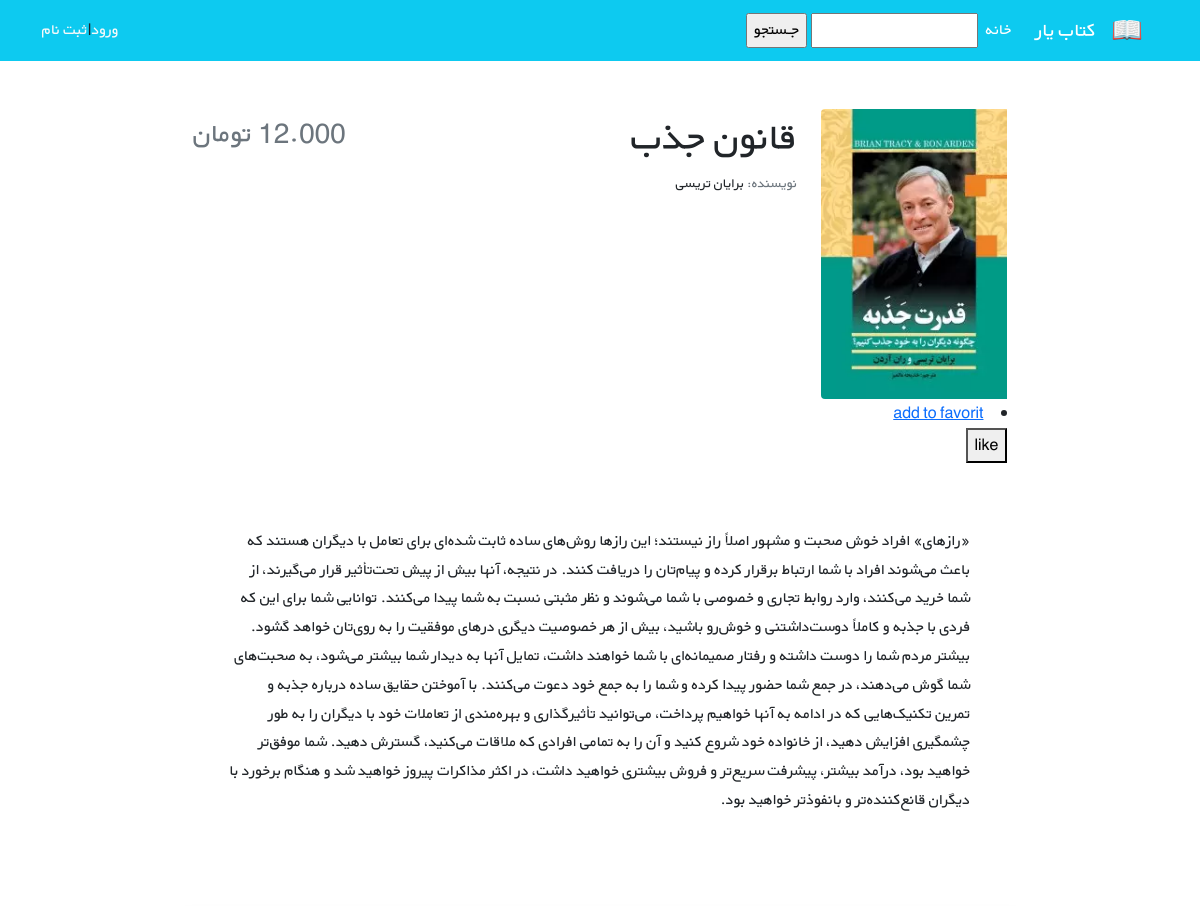
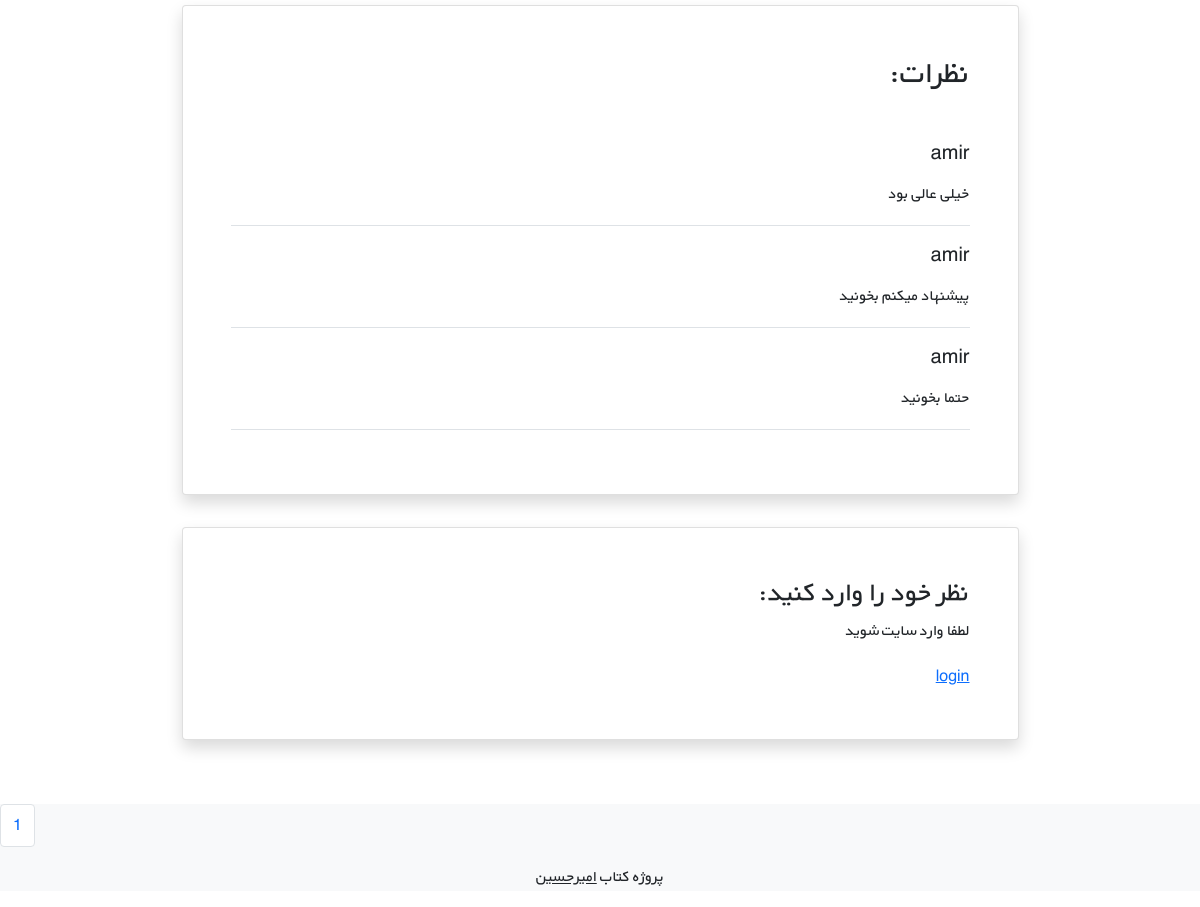
Page /1/detail/ on the committed database (2 pictures, top to bottom).
### pages/models.py (models this page shows, shortened)
class Book(models.Model):
    user = models.ForeignKey(get_user_model(), on_delete=models.CASCADE)
    title = models.CharField(max_length=100)
    author = models.CharField(max_length=100)
    text = models.TextField()
    price = models.DecimalField(max_digits=6, decimal_places=3)
    cover = models.ImageField(upload_to='covers/')
    favorite = models.ManyToManyField(get_user_model(), related_name='favorite', blank=True)
    likes = models.ManyToManyField(get_user_model(), related_name='likes', blank=True)

class Comment(models.Model):
    user = models.ForeignKey(get_user_model(), on_delete=models.CASCADE)
    book = models.ForeignKey(Book, on_delete=models.CASCADE, related_name='comments')
    text = models.TextField()
    datetime = models.DateTimeField(auto_now_add=True)

### accounts/models.py (models this page shows)
class CustomUser(AbstractUser):
    phone_number = models.CharField(max_length=11)

### pages/views.py (the view)
# urls.py: path('<int:pk>/detail/', detail_page, name='detail_page'),
def detail_page(request, pk):
    book = get_object_or_404(Book, pk=pk)
    is_favorite = False
    is_like = False
    if book.favorite.filter(id=request.user.id).exists():
        is_favorite = True
        is_like = True
    comment_book = book.comments.all()
    if request.method == 'POST':
        comment_form = CommentForm(request.POST)
        if comment_form.is_valid():
            new_comment = comment_form.save(commit=False)
            new_comment.book = book
            new_comment.user = request.user
            new_comment.save()
            comment_form = CommentForm()
    else:
        comment_form = CommentForm()
    return render(request, 'pages/detail_page.html',
                  context={'book': book, 'comment_form': comment_form, 'comments': comment_book,
                           'is_favorite': is_favorite, 'is_like': is_like})

### pages/forms.py
class CommentForm(forms.ModelForm):
    class Meta:
        model = Comment
        fields = ('text',)

### pages/templates/pages/detail_page.html (shortened to what this page needs)
{% extends '_base.html' %}
{% load crispy_forms_tags %}
{% load static %}
{% block content %}
    <div class="container mt-5" dir="rtl">
        <div class="">
            <div class="">
                <div class="d-flex justify-content-center">
                    <div class="row w-sm-75 w-100">
                        <div class="col-xs-12 col-md-3 d-flex justify-content-center">
                            <div>
                                <img src="{{ book.cover.url }}"
                                     class="img-fluid rounded-start" alt="...">
                            </div>
                        </div>
                        <div class="col-xs-12 col-md-6 text-center text-md-end mt-md-1 mt-4">
                            <h1>{{ book.title }}</h1>
                            <h5 class="small my-1"><span class="text-muted">نویسنده: </span>{{ book.author }}</h5>
                        </div>
                        <div class="col-xs-12 col-md-3 d-flex flex-column">
                            <h3 class="align-self-center pt-2 text-muted align-self-md-end">
                                {{ book.price }} تومان
                            </h3>
                        </div>
                        {% if is_favorite %}
                            <li id="sell"><a href="{% url 'favorite_book' book.id %}"> remove favorit <i
                                    class="fas fa-heart"></i></a></li>
                        {% else %}
                            <li id="sell"><a href="{% url 'favorite_book' book.id %}"> add to favorit </a></li>
                        {% endif %}
                        <form action="" method="POST">
                            <button type="submit" , name="book_id" , value="{{ book.id }} ">like</button>
                        </form>
                    </div>
                </div>
                <div class="d-flex justify-content-center">
                    <div class="my-3 p-5 w-sm-75 w-100">
                        {{ book.text|linebreaks }}
                    </div>
                </div>
                <div class="d-flex justify-content-center">
                    <div class="card shadow my-3 p-5 w-sm-75 w-100">
                        <h2 class="mb-5">نظرات:</h2>
                        {% for comment in comments %}
                            <div class="border-bottom mb-3">
                                <h5 class="mb-3">{{ book.user.username }}</h5>
                                <p>{{ comment.text }}</p>
                            </div>
                        {% endfor %}
                    </div>
                </div>
                <div class="d-flex justify-content-center">
                    <div class="card shadow my-3 p-5 w-sm-75 w-100">
                        <h3>نظر خود را وارد کنید:</h3>
                        {% if user.is_authenticated %}
                            <form method="POST">
                                {% csrf_token %}
                                {{ comment_form|crispy }}
                                <button type="submit" class="btn btn-primary">ارسال</button>
                            </form>
                        {% else %}
                            <P>لطفا وارد سایت شوید</P>
                            <a href="{% url 'login' %}">login</a>
                        {% endif %}
                    </div>
                </div>
            </div>
        </div>
    </div>
{% endblock %}

### templates/_base.html (shortened to what this page needs)
{% load static %}
<!doctype html>
<html lang="en">
<head>
    <link href="https://cdn.jsdelivr.net/npm/bootstrap@5.1.3/dist/css/bootstrap.min.css" rel="stylesheet"
>
    <link rel="stylesheet" href="{% static 'css/style.css' %}">
</head>
<body>
<nav class="navbar navbar-expand-lg navbar-dark bg-info" dir="rtl">
    <div class="container">
        <a class="navbar-brand" href="#">
            <img src="{% static 'icons/book.png' %}" alt="" height="30"
                 class="d-inline-block align-text-top">
        </a>
        <a class="navbar-brand mx-3" href="#">کتاب یار</a>
        <div class="collapse navbar-collapse" id="navbarNavAltMarkup">
            <div class="navbar-nav">
                <a class="nav-link active" aria-current="page" href="{% url 'home' %}">خانه</a>
            </div>
            <form action="{% url 'search' %}" method="POST" class="search-form">
                <input type="text" class="se-form search-input" name="searched" >
                <input type="submit" class="se-form search-submit" value="جـستجو">
            </form>
            </div>
        {% if user.is_authenticated %}
        <div class="mx-2 text-white">خوش آمدی {{ user.username }} | <a class="link-light text-decoration-none" href="{% url 'logout' %}">خروج</a>
        {% else %}
            <a class="link-light text-decoration-none" href="{% url 'login' %}">ورود</a> | <a class="link-light text-decoration-none" href="{% url 'signup' %}">ثبت نام</a>
        {% endif %}
        </div>
</nav>
{% block content %}
{% endblock %}
<footer class="bg-light text-center text-lg-start mt-5">
    <div class="text-center bg-grey">
            <div>
                <nav aria-label="Page navigation example">
                  <ul class="pagination">
                    <li class="page-item"><a class="page-link" href="?page={{ page_obj.page_number }}">1</a></li>
                  </ul>
                </nav>
            </div>
        <p>پروژه کتاب <a class="text-dark" href="{% url 'home' %}" target="_blank">امیرحسین</a></p>
    </div>
</footer>
</body>
</html>

### static/css/style.css (style rules this page uses)
* { font-family: 'BYekan', sans-serif; line-height: 1.8rem; }
@media (min-width: 576px) { .w-sm-75 { width: 75%!important; } }

### rows in the picture
Book: cover (picture), title "قانون جذب", author "برایان تریسی", text "«رازهای» افراد خوش صحبت و مشهور اصلاً راز نیستند؛ این رازها روش‌های ساده ثابت شده‌ای برای تعامل با دیگران هستند که باعث می‌شوند افراد با شما ارتباط برقرار کرده و پیام‌تان را دریافت کنند. در نتیجه، آنها بیش از پیش تحت‌تأثیر قرار می‌گیرند، از شما خرید می‌کنند، وارد روابط تجاری و خصوصی با شما می‌شوند و نظر مثبتی نسبت به شما پیدا می‌کنند. توانایی شما برای این که فردی با جذبه و کاملاً دوست‌داشتنی و خوش‌رو باشید، بیش از هر خصوصیت دیگری درهای موفقیت را به روی‌تان خواهد گشود. بیشتر مردم شما را دوست داشته و رفتار صمیمانه‌ای با شما خواهند داشت، تمایل آنها به دیدار شما بیشتر می‌شود، به صحبت‌های شما گوش می‌دهند، در جمع شما حضور پیدا کرده و شما را به جمع خود دعوت می‌کنند. با آموختن حقایق ساده درباره…", user.username "amir"
Comment: text "خیلی عالی بود"
Comment: text "پیشنهاد میکنم بخونید"
Comment: text "حتما بخونید"
